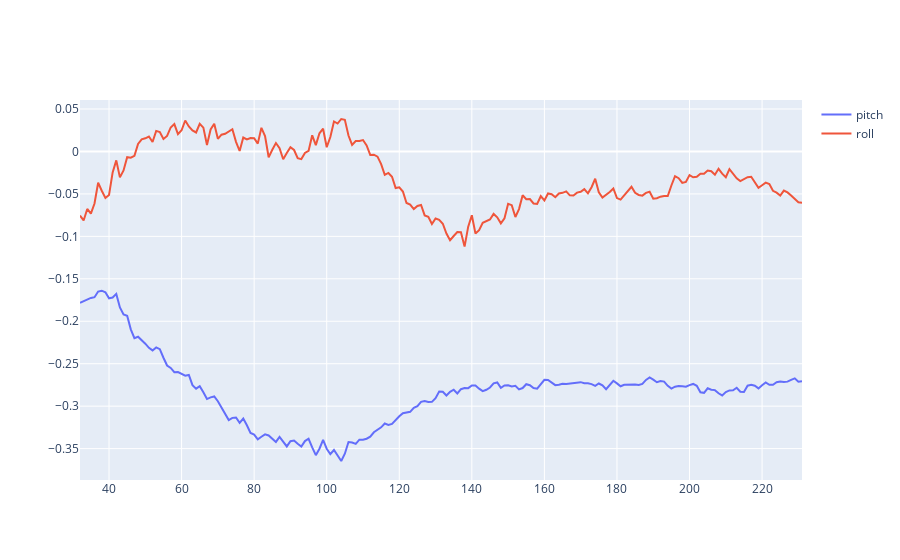

Notebook source saved alongside this figure:
### Code cell
pitchRoll = go.Figure()
pitchRoll.add_trace(go.Scatter(x=xAxis, y=pitchData,
                    mode='lines',
                    name='pitch'))
pitchRoll.add_trace(go.Scatter(x=xAxis, y=rollData,
                    mode='lines',
                    name='roll'))
pitchRoll.show()

### Figure 1 — Plotly figure (JSON) as saved in the notebook; plotly's stock layout.template omitted (floating-point values rounded to 4 significant figures; data arrays with more than 128 entries replaced by an {"elided": "..."} marker saying what was removed)
{"data": [{"mode": "lines", "name": "pitch", "type": "scatter", "x": {"elided": "200 int values"}, "y": {"elided": "200 float values"}}, {"mode": "lines", "name": "roll", "type": "scatter", "x": {"elided": "200 int values"}, "y": {"elided": "200 float values"}}], "layout": {}}
